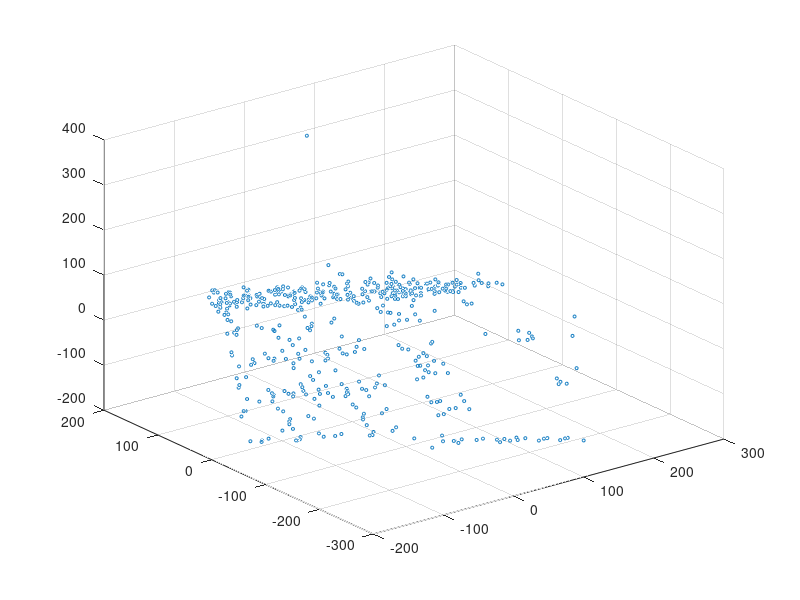
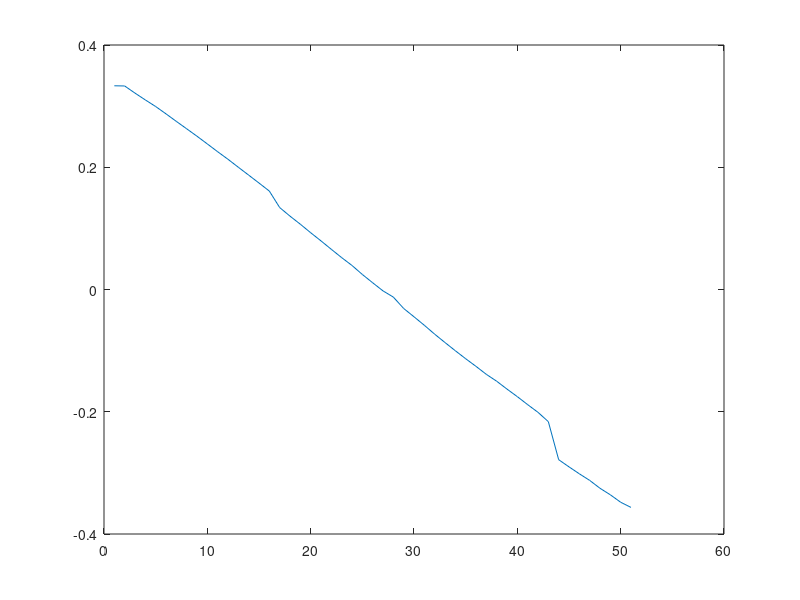
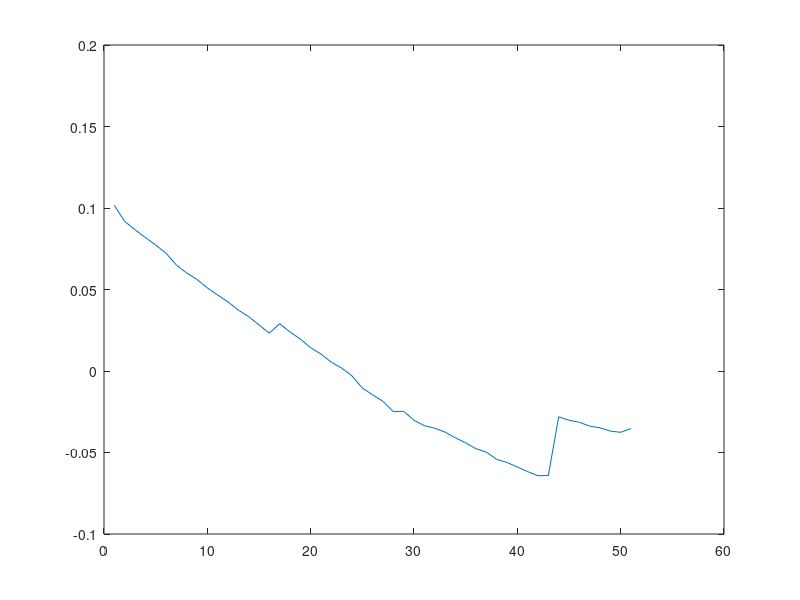
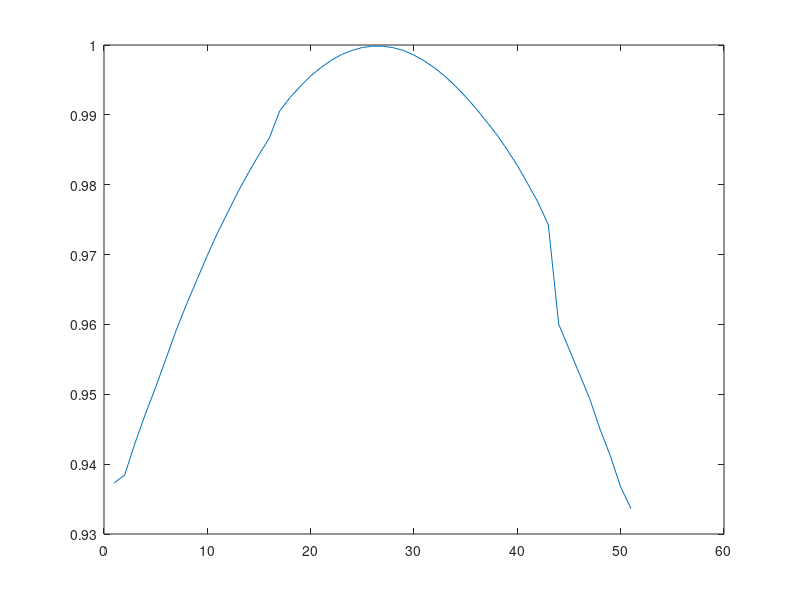

MATLAB code to generate these figures, in order:
load tracked_points.mat Xs Ys

[m, n] = size(Xs);

D = zeros(2*m, n);

for i = 1:m
   for j = 1:n
       D(i, j) = Xs(i, j);
       D(i + m, j) = Ys(i, j);
   end
   
   mn1 = mean(D(i, :));
   mn2 = mean(D(i + m, :));
   
   for j = 1:n
       D(i, j) = D(i, j) - mn1;
       D(i + m, j) = D(i + m, j) - mn2;
   end
end

[U, S, V] = svd(D);

U3 = U(:, 1:3);
V3 = V(:, 1:3);
S3 = S(1:3, 1:3);

Mt = U3 * sqrtm(S3);
St = sqrtm(S3) * V3';

[x, y] = size(Mt);

A = zeros(m*3, 9);
Y = zeros(m*3, 1);

k1 = ones(m, 1);
k2 = ones(m, 1);
k3 = ones(m, 1);

for i = 1:m
    ti = Mt(i, 1);
    ui = Mt(i, 2);
    vi = Mt(i, 3);
    tj = Mt(i + 51, 1);
    uj = Mt(i + 51, 2);
    vj = Mt(i + 51, 3);
    A(3*(i-1) + 1, :) =  [ti * ti, ti * ui, ti * vi, ui * ti, ui * ui, ui * vi, vi * ti, vi * ui, vi * vi];
    A(3*(i-1) + 2, :) =  [tj * tj, tj * uj, tj * vj, uj * tj, uj * uj, uj * vj, vj * tj, vj * uj, vj * vj];
    A(3*(i-1) + 3, :) =  [ti * tj, ti * uj, ti * vj, ui * tj, ui * uj, ui * vj, vi * tj, vi * uj, vi * vj];
    Y(3*(i-1) + 1, :) = 1;
    Y(3*(i-1) + 2, :) = 1;
    Y(3*(i-1) + 3, :) = 0;
    
    %Get the camera position
    k = real(cross([ti; ui; vi], [tj, uj, vj]));
    k = k/norm(k);
    k
    
    k1(i, 1) = k(1);
    k2(i, 1) = k(2);
    k3(i, 1) = k(3);
end

L = A \ Y;
L = reshape(L, [3 3])';

C = chol(L, 'lower');

S = C\St;

size(S);

scatter3(S(1, :), S(2, :), S(3, :), 5);
figure();

plot(k1);
figure();
plot(k2);
figure();
plot(k3);
